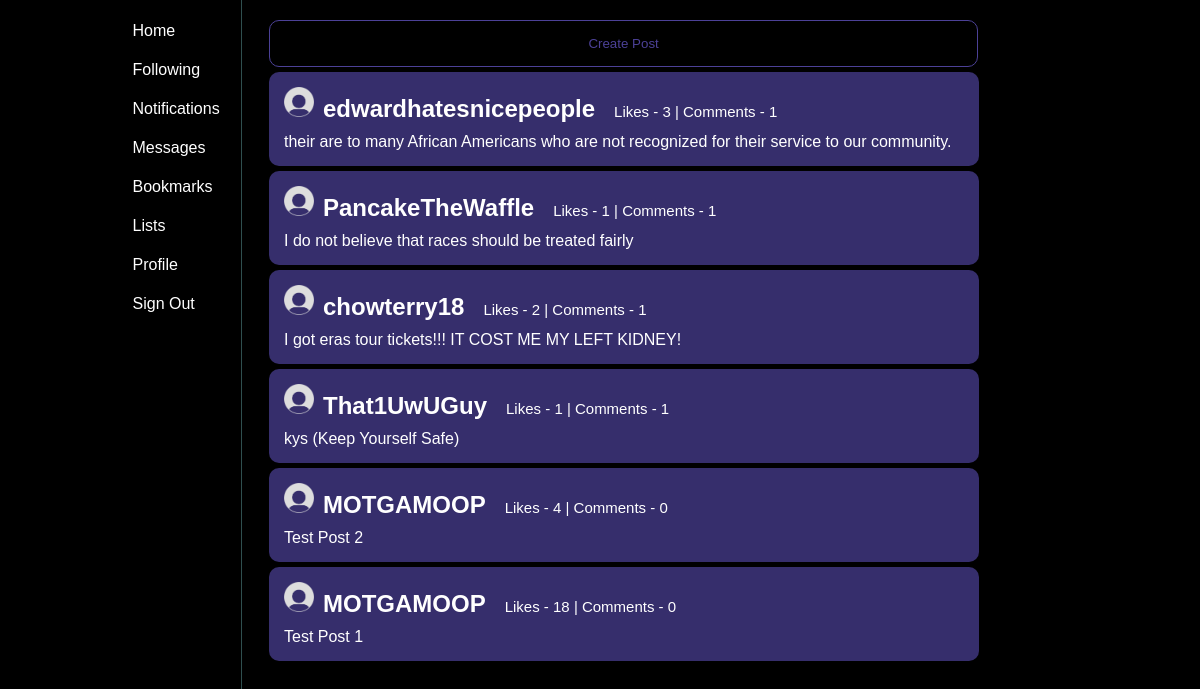
/twitter/ (signed in), run on an earlier commit of the app's database.
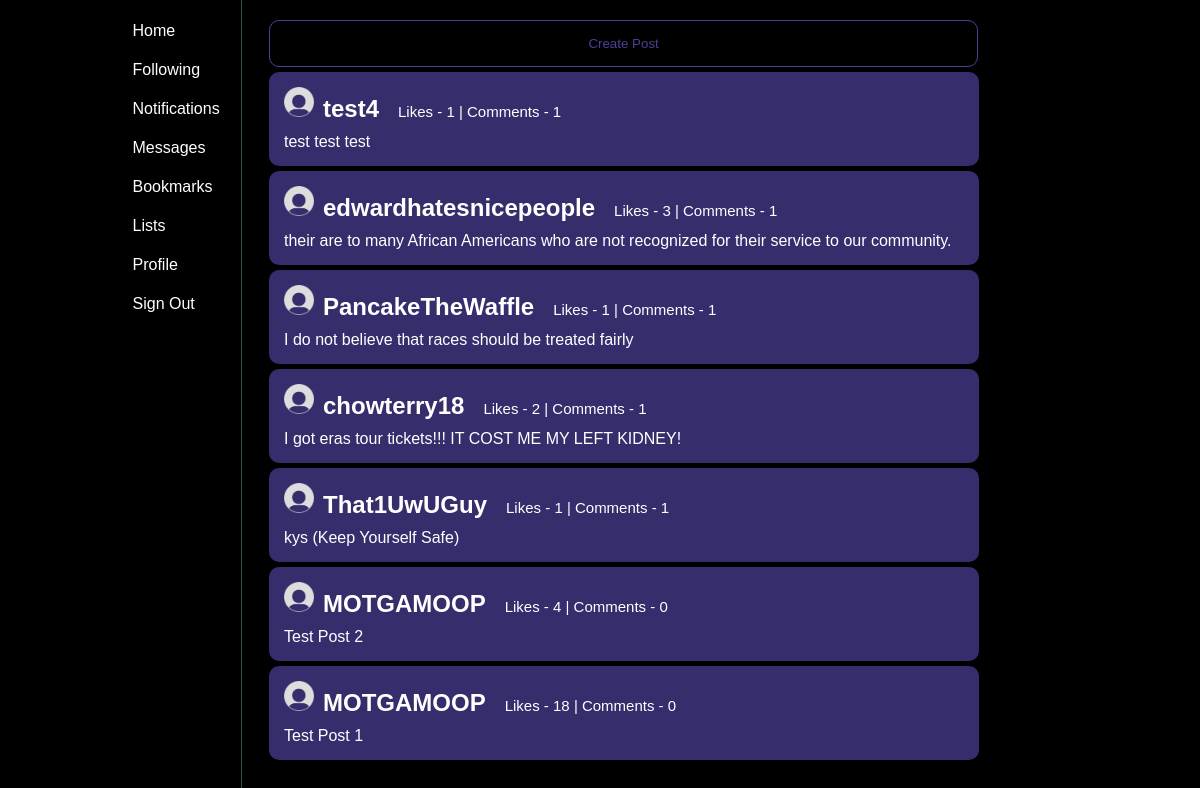
And on a later commit of the database.
### twitter/models.py (models this page shows, shortened)
class Post(models.Model):
    text = models.CharField(max_length=200)
    pub_date = models.DateTimeField("date published")
    user = models.ForeignKey(User2, on_delete=models.PROTECT)
    likes = models.IntegerField(default = 0)
    likedBy = models.ManyToManyField(User2, related_name="post_like")
    commentsCount = models.IntegerField(default = 0)

class User2(models.Model): #don't delete follows or user2s manually, because you have to delete the user follow and user2 all in one or itll break
    username = models.CharField(max_length = 200)
    password = models.CharField(max_length = 200, default = "password")
    profile_picture = models.ImageField(upload_to = "media/twitter/", default = "static/twitter/default.png")
    following = models.ManyToManyField(FollowObj, related_name="follow_account")
    def __str__(self):
        return self.username

### twitter/views.py (the view)
# urls.py: path("", views.HomeView, name = "home"),
def HomeView(request):
    if(request.user.is_authenticated == False):
        return redirect('login')
    else:
        post_list = Post.objects.order_by("-pub_date")[:50]
        context = {"post_list": post_list}
        return render(request, "twitter/home.html", context)

### twitter/templates/twitter/home.html (shortened to what this page needs)
<!DOCTYPE html>
<html>
    <head>
        {% load static %}
        <link rel = "stylesheet" href = "{% static 'twitter/css/home.css' %}">
    </head>
    <body>
        <div class = "sidebar">
            <div class = "sidegrid">
                <a href = "{% url 'home' %}"> Home </a>
                <a href = "#"> Following </a>
                <a href = "#"> Notifications </a>
                <a href = "#"> Messages </a>
                <a href = "#"> Bookmarks </a>
                <a href = "#"> Lists </a>
                <a href = "/twitter/user/{{user.username}}"> Profile </a>
                <a href = "{% url 'signout' %}"> Sign Out </a>
            </div>
        </div>
        <div class = "postbox">
            <button onclick = "popup()" class = "postbutton pointer">Create Post</button>
            {% if post_list %}
                {% for post in post_list %}
                    <div class = "post">
                        {% load static %}
                        <img src = "{% static 'twitter/images/default.png' %}", width = 30px, height = 30px/>
                        <a href = "{% url 'profile' username=post.user %}"><h2>{{post.user}}</h2></a>
                        <p class = "poststats">Likes - {{post.likes}} | Comments - {{post.commentsCount}}</p> <br>
                        <a href = "{% url 'post' pk=post.pk%}">
                            <span>{{post.text}}</span>
                        </a>
                    </div>
                {% endfor %}
            {% else %}
                <p>No Posts Currently</p>
            {% endif %}
        </div>
    </body>
</html>

### twitter/static/twitter/css/home.css (style rules this page uses)
.postbutton { display:block; width:98.5%; border: solid 1px; border-radius: 10px; border-color:rgb(76, 65, 151); color: rgb(76, 65, 151); padding:15px; background-color:transparent; margin:5px; }
.pointer { cursor:pointer; }
body { background-color:black; }
p { color:white; font-family:'Courier New', Courier, monospace; }
.sidegrid { position:relative; display:grid; grid-template-columns: 50%; justify-content:right; }
.sidebar { position: fixed; width: 20%; height:100%; padding:0.5px; background-color:black; border-right:1px solid; border-color:darkslategray; padding-top:10px; }
.sidebar a { display:block; position:relative; border-radius: 10px; height:15px; margin:2px; margin-right:5px; padding:10px; border:none; background-color:black; color:white; font-family:'Trebuchet MS', 'Lucida Sans Unicode', 'Lucida Grande', 'Lucida Sans', Arial, sans-serif; }
.postbox { width:60%; border-right: 1px solid; margin-left:22%; padding-top:15px; }
.post { border-radius: 10px; padding:15px; margin:5px; color:white; background-color:rgb(54, 46, 108); }
.poststats { font-size:15px; font-family:'Trebuchet MS', 'Lucida Sans Unicode', 'Lucida Grande', 'Lucida Sans', Arial, sans-serif; color:white; display:inline; margin-left:15px; }
.post h2 { font-family:'Trebuchet MS', 'Lucida Sans Unicode', 'Lucida Grande', 'Lucida Sans', Arial, sans-serif; display:inline; margin-left:5px; }
.post span { font-family:'Trebuchet MS', 'Lucida Sans Unicode', 'Lucida Grande', 'Lucida Sans', Arial, sans-serif; margin-top:10px; display:block; }
* { margin: 0; padding: 0; }
a { text-decoration:none; color:white; }

What changed in the data, as far as the page shows it:
added Post: user "test4", likes "1", commentsCount "1", text "test test test"
